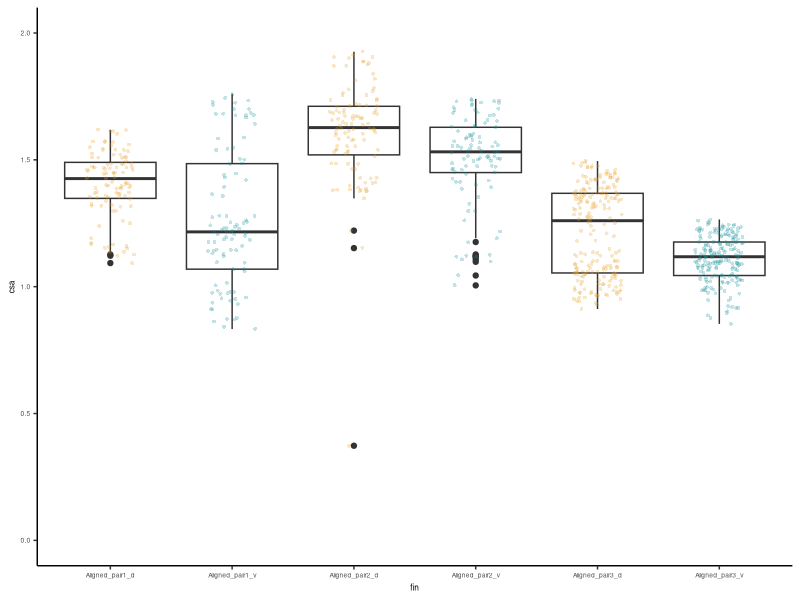

Generate this figure with R: (Note: this script raises an error after producing the figure.)
# Purpose: measure and plot fin rays for specimen Eusthenopteron CMNH8153
#
# note: 
#  CSA == cross sectional area
#  second_moment_min == second moment of area around major axis
#  second_moment_max == second moment of area around minor axis
#
# 2019-05-05
# TAS


# initialize packages ####
library(ggplot2)


# load data ####
rm(list = ls()) # clear any old vars
eusthenopteron_all_data <- read.table("data_raw/CMNH8153_CSA_and_SMA.txt", head=TRUE)


# plot data ####

# set color scheme for d vs v
group.colors <- c(Aligned_pair1_d="#E89E1C", Aligned_pair1_v="#0D929A",
                  Aligned_pair2_d="#E89E1C", Aligned_pair2_v="#0D929A",
                  Aligned_pair3_d="#E89E1C", Aligned_pair3_v="#0D929A",
                  Aligned_pair3_d2="#E89E1C", Aligned_pair3_v2="#0D929A")

# cross sectional area
p_eust_csa <- ggplot(data=eusthenopteron_all_data, aes(x=fin, y=csa)) +
  geom_boxplot() +
  geom_jitter(shape=16, position=position_jitter(0.2), size=1, alpha=0.25, aes(color=fin)) +
  scale_color_manual(values = group.colors) +
   ylim(0,2) +
  theme_classic() +
  theme(legend.position="none", text=element_text(size=6))
ggsave("output_figures/CMNH8153_csa.pdf", plot=p_eust_csa,  width=5, height=5, units = "cm")


# second moment of area
p_eust_2nd_mom <- ggplot(data=eusthenopteron_all_data, aes(x=fin, y=second_moment_min))  +
  geom_boxplot() +
  geom_jitter(shape=16, position=position_jitter(0.2), size=1, alpha=0.25, aes(color=fin)) +
  theme_classic() +
  ylim(0,0.23) +
  theme(legend.position="none") +
  scale_color_manual(values = group.colors)
ggsave("output_figures/CMNH8153_mom.pdf", plot=p_eust_2nd_mom,  width=6, height=5, units = "cm")

# analyzing eusthenopteron rays ####
eusth_d1 <- eusthenopteron_all_data[eusthenopteron_all_data$fin=="Aligned_pair1_d",]
eusth_v1 <- eusthenopteron_all_data[eusthenopteron_all_data$fin=="Aligned_pair1_v",]
eusth_d2 <- eusthenopteron_all_data[eusthenopteron_all_data$fin=="Aligned_pair2_d",]
eusth_v2 <- eusthenopteron_all_data[eusthenopteron_all_data$fin=="Aligned_pair2_v",]
eusth_d3 <- eusthenopteron_all_data[eusthenopteron_all_data$fin=="Aligned_pair3_d",]
eusth_v3 <- eusthenopteron_all_data[eusthenopteron_all_data$fin=="Aligned_pair3_v",]

# comparing difference in CSA
(mean(eusth_d1$csa)/mean(eusth_v1$csa) + mean(eusth_d2$csa)/mean(eusth_v2$csa) + mean(eusth_d3$csa)/mean(eusth_v3$csa)) /3

# comparing difference in SMA
(mean(eusth_d1$second_moment_min)/mean(eusth_v1$second_moment_min) + mean(eusth_d2$second_moment_min)/mean(eusth_v2$second_moment_min) + mean(eusth_d3$second_moment_min)/mean(eusth_v3$second_moment_min)) /3

# statistics ####
# test if  data are normally distributed.
shapiro.test(eusth_d1$csa)
shapiro.test(eusth_d2$csa)
shapiro.test(eusth_d3$csa)
shapiro.test(eusth_v1$csa)
shapiro.test(eusth_v2$csa)
shapiro.test(eusth_d3$csa)
shapiro.test(eusth_d1$second_moment_min)
shapiro.test(eusth_d2$second_moment_min)
shapiro.test(eusth_d3$second_moment_min)
shapiro.test(eusth_v1$second_moment_min)
shapiro.test(eusth_v2$second_moment_min)
shapiro.test(eusth_v3$second_moment_min)

#  table of these results
d1_vs_v1_csa <- as.vector(c("Eusthenopteron", "CMNH8153", "d1_vs_v1", "csa", wilcox.test(eusth_d1$csa, eusth_v1$csa)$statistic, wilcox.test(eusth_d1$csa, eusth_v1$csa)$p.value))
d2_vs_v2_csa <- as.vector(c("Eusthenopteron", "CMNH8153", "d2_vs_v2", "csa", wilcox.test(eusth_d2$csa, eusth_v2$csa)$statistic, wilcox.test(eusth_d2$csa, eusth_v2$csa)$p.value))
d3_vs_v3_csa <- as.vector(c("Eusthenopteron", "CMNH8153", "d3_vs_v3", "csa", wilcox.test(eusth_d3$csa, eusth_v3$csa)$statistic, wilcox.test(eusth_d2$csa, eusth_v3$csa)$p.value))
d1_vs_v1_mom <- as.vector(c("Eusthenopteron", "CMNH8153", "d1_vs_v1", "sma", wilcox.test(eusth_d1$second_moment_min, eusth_v1$second_moment_min)$statistic, wilcox.test(eusth_d1$second_moment_min, eusth_v1$second_moment_min)$p.value))
d2_vs_v2_mom <- as.vector(c("Eusthenopteron", "CMNH8153", "d2_vs_v2", "sma", wilcox.test(eusth_d2$second_moment_min, eusth_v2$second_moment_min)$statistic, wilcox.test(eusth_d2$second_moment_min, eusth_v2$second_moment_min)$p.value))
d3_vs_v3_mom <- as.vector(c("Eusthenopteron", "CMNH8153", "d3_vs_v3", "sma", wilcox.test(eusth_d3$second_moment_min, eusth_v3$second_moment_min)$statistic, wilcox.test(eusth_d3$second_moment_min, eusth_v3$second_moment_min)$p.value))

suppl_table <- rbind(d1_vs_v1_csa, d2_vs_v2_csa, d3_vs_v3_csa, d1_vs_v1_mom, d2_vs_v2_mom, d3_vs_v3_mom)

colnames(suppl_table) <- c("species", "specimen","rays_compared", "comparison", "W", "p-value")

write.table(suppl_table,"output_files/tetrapodomorph_dv_wilcox_test.txt",
            row.names = FALSE,
            quote=FALSE,
            append = TRUE,
            col.names = FALSE)
